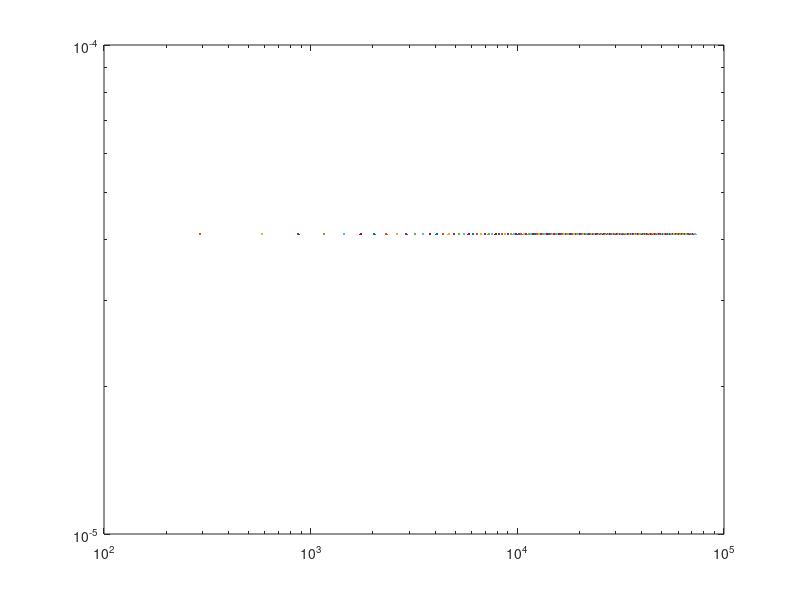

MATLAB code to generate this figure:
function fluidmixing
close all

h = 0.065; %m
w = 0.062; %m
r1 = 0.055/2; %m
r2 = r1 + w; %m
alpha = 2; %# of blades
Cd = 2; %from drag coeffs doc
rho = 864; %kg/m^3
mu = 0.0952; %kg/m*s

N = 0:250; %rev/sec
Re = reynolds(r2, N, rho, mu);
Po = powernum(alpha, Cd, h, r2, r1, N, rho, Re, mu);

%the plot
loglog(Re, Po)

end

function [Re] = reynolds(r2, N, rho, mu)

Re = ((2*r2).^2).*N.*rho./mu;
end

function Po = powernum(alpha, Cd, h, r2, r1, N, rho, Re, mu)

numer = alpha*Cd*h*((r2^3)-(r1^3))*(r2-r1);
denom = 48*(pi^3)*((2*r2)^5);

Po = numer./denom;
end
